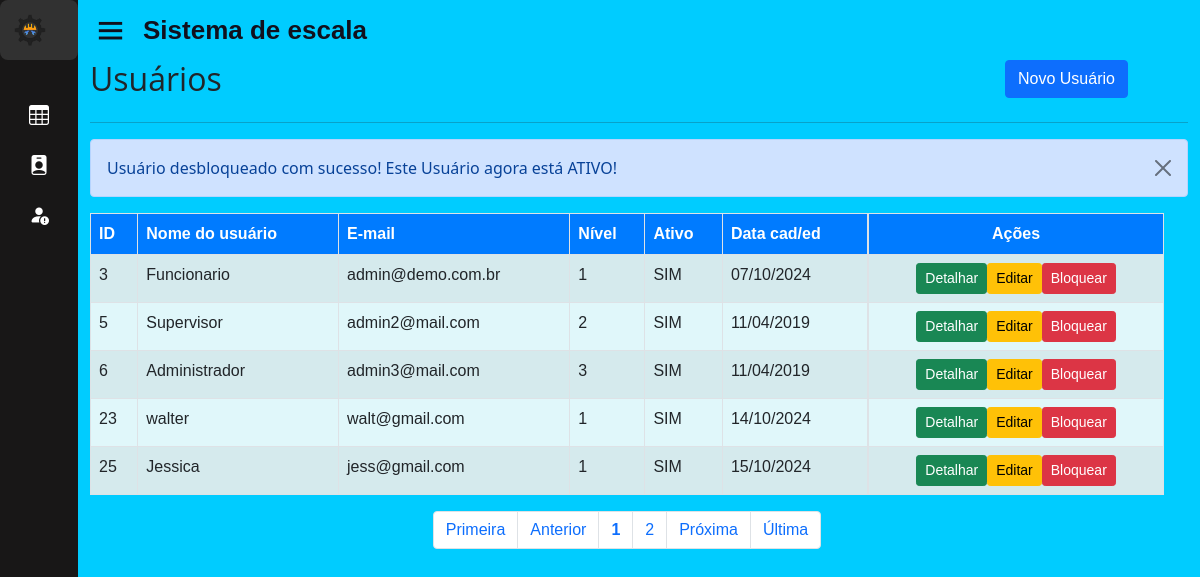
The page /home.php?page=lista_usu&msg=5 (signed in) on the database as committed earlier.
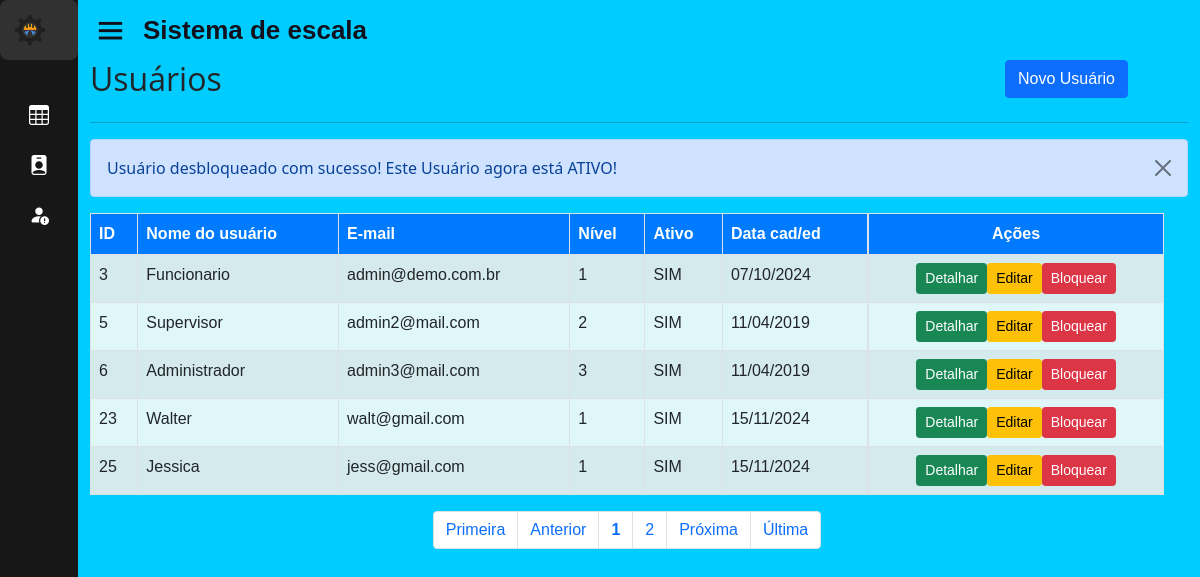
The same page on the database as committed later.
### tables this page shows
CREATE TABLE IF NOT EXISTS `usuarios` (
  `id` int(11) unsigned NOT NULL AUTO_INCREMENT,
  `nome` varchar(50) NOT NULL,
  `usuario` varchar(25) NOT NULL,
  `senha` varchar(40) NOT NULL,
  `email` varchar(100) NOT NULL,
  `nivel` int(1) unsigned NOT NULL DEFAULT 1,
  `ativo` tinyint(1) NOT NULL DEFAULT 1,
  `dt_cadastro` datetime NOT NULL,
  `id_func` int(11) DEFAULT NULL,
  PRIMARY KEY (`id`),
  UNIQUE KEY `usuario` (`usuario`),
  KEY `nivel` (`nivel`),
  KEY `FK_usuarios_funcionario` (`id_func`),
  CONSTRAINT `FK_usuarios_funcionario` FOREIGN KEY (`id_func`) REFERENCES `funcionario` (`id_func`) ON DELETE CASCADE ON UPDATE CASCADE
);

### sis/usuarios/lista_usu.php (the view)
<div id="main" class="container-fluid">
	<div id="top" class="row">
		<div class="col-md-10">
			<h2>Usuários</h2>
		</div>
		<div class="col-md-2">
			<a href="?page=fadd_usu" class="btn btn-primary pull-right h2">Novo Usuário</a>
		</div>
	</div>
	<hr/>
	<div><?php include "mensagens.php"; ?></div>
		<div id="list" class="row">
			<div class="table-responsive">
				<?php
					$quantidade = 5;
					$pagina = (isset($_GET['pagina'])) ? (int)$_GET['pagina'] : 1;
					$inicio = ($quantidade * $pagina) - $quantidade;
					$data_all = mysqli_query($con, "select * from usuarios order by id asc limit $inicio, $quantidade;");
					echo "<table class='table table-striped table-bordered' style='background-color: #e0f7fa;' cellspacing='0' cellpadding='0'>";
					echo "<thead style='background-color: #007bff; color: white;'>";
					echo "<tr>";
					echo "<td><strong>ID</strong></td>";
					echo "<td><strong>Nome do usuário</strong></td>";
					echo "<td class='d-none d-md-table-cell'><strong>E-mail</strong></td>";
					echo "<td class='d-none d-md-table-cell'><strong>Nível</strong></td>";
					echo "<td class='d-none d-md-table-cell'><strong>Ativo</strong></td>";
					echo "<td class='d-none d-md-table-cell'><strong>Data cad/ed</strong></td>";
					echo "<td class='actions d-flex justify-content-center'><strong>Ações</strong></td>";
					echo "</tr></thead><tbody>";
					while($info = mysqli_fetch_array($data_all)){
						echo "<tr>";
						echo "<td>".$info['id']."</td>";
						echo "<td>".$info['nome']."</td>";
						echo "<td class='d-none d-md-table-cell'>".$info['email']." </td>";
						echo "<td class='d-none d-md-table-cell'>".$info['nivel']."</td>";
						if($info['ativo'] == 1){
							echo "<td class='d-none d-md-table-cell'>SIM</td>";
						}else if($info['ativo'] == 0){
							echo "<td class='d-none d-md-table-cell'>NÃO</td>";
						}
						echo "<td class='d-none d-md-table-cell'>".date('d/m/Y',strtotime($info['dt_cadastro']))."</td>";
						echo "<td class='actions btn-group-sm d-flex justify-content-center'>";
						echo "<a class='btn btn-success btn-xs' href='?page=view_usu&id=".$info['id']."'> Detalhar </a>";
						echo "<a class='btn btn-warning btn-xs' href='?page=fedita_usu&id=".$info['id']."'> Editar </a>";
						if($info['ativo'] == 1){
							echo "<a class='btn btn-danger btn-xs' href='?page=block_usu&id=".$info['id']."'> Bloquear </a>";
						}else if($info['ativo'] == 0){
							echo "<a class='btn btn-success btn-xs' href='?page=ativa_usu&id=".$info['id']."'>&nbsp;&nbsp;&nbsp;Ativar&nbsp;&nbsp;</a></div></td>";
						}
					}
					echo "</tr></tbody></table>";
				?>
			</div>
		</div>
		<div id="bottom" class="row">
			<div class="col-md-12 d-flex justify-content-center">
				<?php
					$sqlTotal = "select id from usuarios;";
					$qrTotal = mysqli_query($con, $sqlTotal);
					$numTotal = mysqli_num_rows($qrTotal);
					$totalpagina = (ceil($numTotal/$quantidade)<=0) ? 1 : ceil($numTotal/$quantidade);
					$exibir = 3;
					$anterior = (($pagina-1) <= 0) ? 1 : $pagina - 1;
					$posterior = (($pagina+1) >= $totalpagina) ? $totalpagina : $pagina+1;
					echo "<ul class='pagination'>";
					echo "<li class='page-item'><a class='page-link' href='?page=lista_usu&pagina=1'> Primeira</a></li> ";
					echo "<li class='page-item'><a class='page-link' href=\"?page=lista_usu&pagina=$anterior\"> Anterior</a></li> ";
					echo "<li class='page-item'><a class='page-link' href='?page=lista_usu&pagina=".$pagina."'><strong>".$pagina."</strong></a></li> ";
					for($i = $pagina+1; $i < $pagina+$exibir; $i++){
						if($i <= $totalpagina)
						echo "<li class='page-item'><a class='page-link' href='?page=lista_usu&pagina=".$i."'> ".$i." </a></li> ";
					}
					echo "<li class='page-item'><a class='page-link' href=\"?page=lista_usu&pagina=$posterior\"> Pr&oacute;xima</a></li> ";
					echo "<li class='page-item'><a class='page-link' href=\"?page=lista_usu&pagina=$totalpagina\"> &Uacute;ltima</a></li></ul>";
				?>
			</div>
		</div>
</div>

Rows that differ between the two databases and show on the page:
changed usuarios "walt@gmail.com": nome "walter" → "Walter"; dt_cadastro "14/10/2024" → "15/11/2024"
changed usuarios "Jessica": dt_cadastro "15/10/2024" → "15/11/2024"
